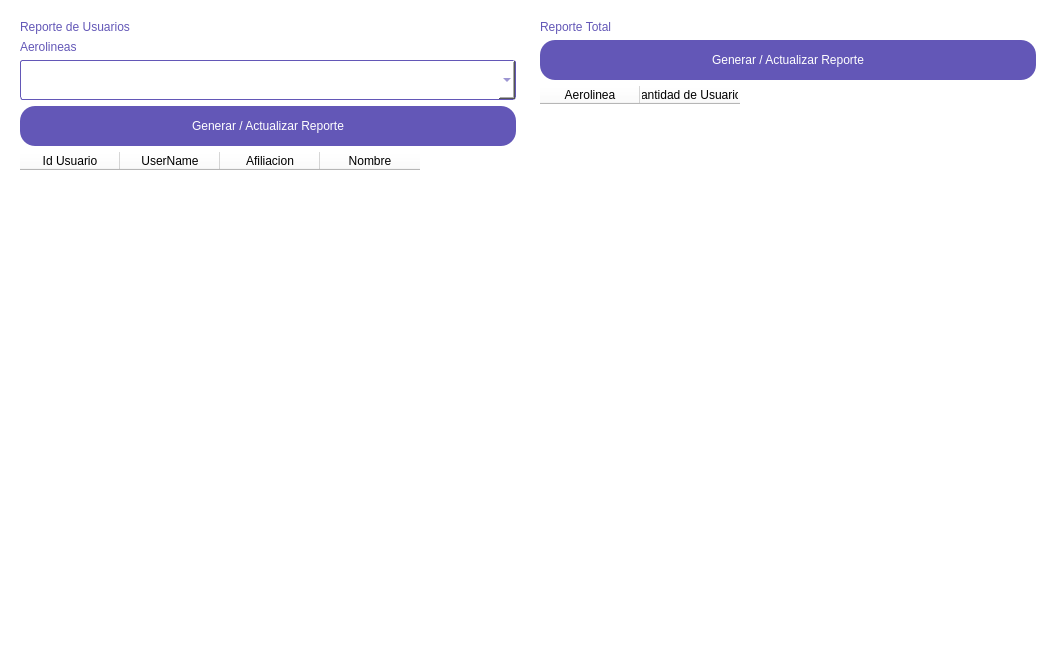
<?xml version="1.0" encoding="UTF-8"?>
<ui version="4.0">
 <class>Form</class>
 <widget class="QWidget" name="Form">
  <property name="geometry">
   <rect>
    <x>0</x>
    <y>0</y>
    <width>1056</width>
    <height>647</height>
   </rect>
  </property>
  <property name="windowTitle">
   <string>Form</string>
  </property>
  <property name="styleSheet">
   <string notr="true">QWidget
{
    background-color: white;
    border-radius: 20px;
}

QPushButton
{
    color: white;
    background-color: #6357B7;
    border-radius: 15px;
    font: 14pt &quot;Bahnschrift&quot;;
}

QPushButton:Pressed
{
    background-color: #C397E4;
}

QPushButton:disabled
{
    color: #6357B7;
    background-color: white;
    border-radius: 0px;
}

QLineEdit
{
    color: #6357B7;
    background-color: white;
    border : 2px solid #6357B7;
    border-radius: 15px;
    font: 10pt &quot;Bahnschrift&quot;;
    border: 1px solid #6357B7;
    padding: 10px;
}

QLabel
{
    background-color: transparent;
    color: #6357B7;
    font: 12pt &quot;Bahnschrift&quot;;
}

QComboBox
{
    border: 1px solid #6357B7;
    border-radius: 3px;
    padding: 1px 18px 1px 3px;
    min-width: 6em;
	color: #6357B7;
    font: 12pt &quot;Bahnschrift&quot;;
}

QTextEdit
{
    color: #6357B7;
    background-color: white;
    border : 2px solid #6357B7;
    border-radius: 15px;
    font: 14pt &quot;Bahnschrift&quot;;
    border: 1px solid #6357B7;
    padding: 13px;
}

QTableWidget
{
	color: #6357B7;
    font: 12pt &quot;Bahnschrift&quot;;
}</string>
  </property>
  <layout class="QHBoxLayout" name="horizontalLayout">
   <item>
    <widget class="QWidget" name="widget_2" native="true">
     <layout class="QVBoxLayout" name="verticalLayout">
      <item>
       <widget class="QLabel" name="label">
        <property name="text">
         <string>Reporte de Usuarios</string>
        </property>
       </widget>
      </item>
      <item>
       <widget class="QLabel" name="label_2">
        <property name="text">
         <string>Aerolineas</string>
        </property>
       </widget>
      </item>
      <item>
       <widget class="QComboBox" name="comboBox">
        <property name="minimumSize">
         <size>
          <width>167</width>
          <height>40</height>
         </size>
        </property>
       </widget>
      </item>
      <item>
       <widget class="QPushButton" name="pushButton">
        <property name="minimumSize">
         <size>
          <width>0</width>
          <height>40</height>
         </size>
        </property>
        <property name="text">
         <string>Generar / Actualizar Reporte</string>
        </property>
       </widget>
      </item>
      <item>
       <widget class="QTableWidget" name="tableWidget">
        <property name="alternatingRowColors">
         <bool>true</bool>
        </property>
        <property name="selectionBehavior">
         <enum>QAbstractItemView::SelectRows</enum>
        </property>
        <column>
         <property name="text">
          <string>Id Usuario</string>
         </property>
        </column>
        <column>
         <property name="text">
          <string>UserName</string>
         </property>
        </column>
        <column>
         <property name="text">
          <string>Afiliacion</string>
         </property>
        </column>
        <column>
         <property name="text">
          <string>Nombre</string>
         </property>
        </column>
       </widget>
      </item>
     </layout>
    </widget>
   </item>
   <item>
    <widget class="QWidget" name="widget" native="true">
     <property name="minimumSize">
      <size>
       <width>500</width>
       <height>0</height>
      </size>
     </property>
     <layout class="QVBoxLayout" name="verticalLayout_2">
      <item>
       <widget class="QLabel" name="label_3">
        <property name="text">
         <string>Reporte Total</string>
        </property>
       </widget>
      </item>
      <item>
       <widget class="QPushButton" name="pushButton_2">
        <property name="minimumSize">
         <size>
          <width>0</width>
          <height>40</height>
         </size>
        </property>
        <property name="text">
         <string>Generar / Actualizar Reporte</string>
        </property>
       </widget>
      </item>
      <item>
       <widget class="QTableWidget" name="tableWidget_2">
        <property name="alternatingRowColors">
         <bool>true</bool>
        </property>
        <property name="selectionBehavior">
         <enum>QAbstractItemView::SelectRows</enum>
        </property>
        <column>
         <property name="text">
          <string>Aerolinea</string>
         </property>
        </column>
        <column>
         <property name="text">
          <string>Cantidad de Usuarios</string>
         </property>
        </column>
       </widget>
      </item>
     </layout>
    </widget>
   </item>
  </layout>
 </widget>
 <resources/>
 <connections/>
</ui>
